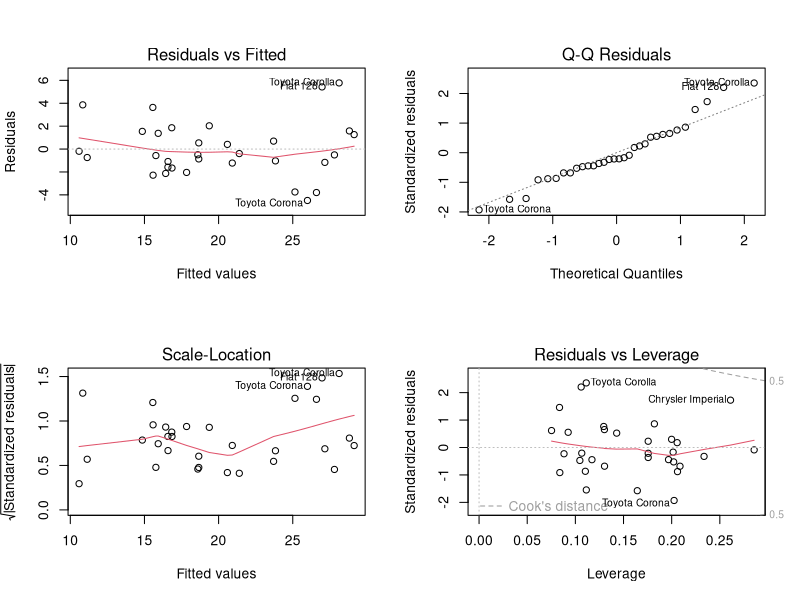

Reproduce this figure in R.
## ---- chunk 1
library(knitr)
opts_chunk$set(echo = TRUE)
## ---- chunk 2
library(dplyr)
library(ggplot2)
require(datasets)
require(GGally)
require(stats)
library(lmtest)

cor(mtcars)
## ---- chunk 3
fit <- lm(mpg~., mtcars)
fit1 <- lm(mpg~factor(am) + factor(cyl), mtcars)
fit2 <- lm(mpg~factor(am) + factor(cyl) + wt, mtcars)
fit3 <- lm(mpg~factor(am) + factor(cyl) + wt + disp, mtcars)
null_fit <- lm(mpg~1, mtcars)

anova(null_fit, fit, fit1, fit2, fit3)
lrtest(null_fit, fit, fit1, fit2, fit3)
## ---- chunk 4
fit2 <- lm(mpg~factor(am) + factor(cyl) + wt, mtcars)
summary(fit2)$coef
## ---- chunk 5
conf_interval <- 0.15 + c(-1,1)*qnorm(0.975)*1.3/sqrt(32)
## ---- chunk 6
par(mfrow=c(2,2))
plot(fit2)
